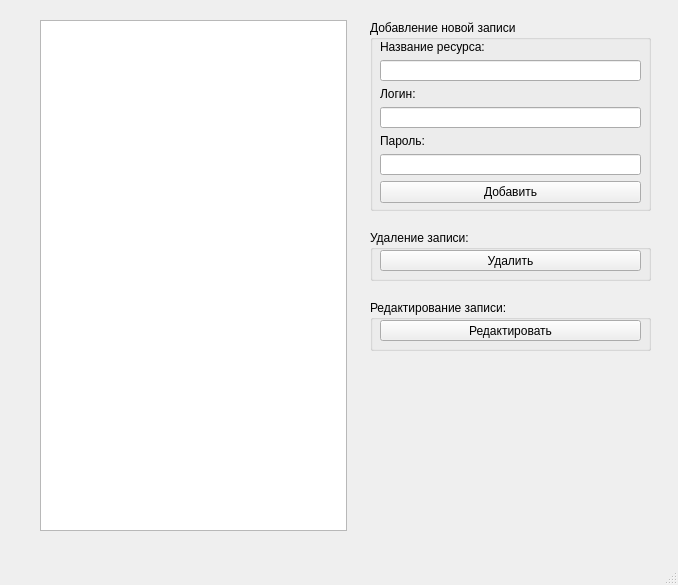
<?xml version="1.0" encoding="UTF-8"?>
<ui version="4.0">
 <class>MainWindow</class>
 <widget class="QMainWindow" name="MainWindow">
  <property name="geometry">
   <rect>
    <x>0</x>
    <y>0</y>
    <width>678</width>
    <height>585</height>
   </rect>
  </property>
  <property name="windowTitle">
   <string>MainWindow</string>
  </property>
  <widget class="QWidget" name="centralwidget">
   <widget class="QTableView" name="tableView">
    <property name="geometry">
     <rect>
      <x>40</x>
      <y>20</y>
      <width>307</width>
      <height>511</height>
     </rect>
    </property>
    <property name="horizontalScrollBarPolicy">
     <enum>Qt::ScrollBarAlwaysOff</enum>
    </property>
   </widget>
   <widget class="QGroupBox" name="groupBox">
    <property name="geometry">
     <rect>
      <x>370</x>
      <y>20</y>
      <width>281</width>
      <height>191</height>
     </rect>
    </property>
    <property name="title">
     <string>Добавление новой записи</string>
    </property>
    <widget class="QWidget" name="layoutWidget">
     <property name="geometry">
      <rect>
       <x>10</x>
       <y>20</y>
       <width>261</width>
       <height>164</height>
      </rect>
     </property>
     <layout class="QVBoxLayout" name="verticalLayout">
      <item>
       <widget class="QLabel" name="label_3">
        <property name="text">
         <string>Название ресурса:</string>
        </property>
       </widget>
      </item>
      <item>
       <widget class="QLineEdit" name="lineEdit_name"/>
      </item>
      <item>
       <widget class="QLabel" name="label_2">
        <property name="text">
         <string>Логин:</string>
        </property>
       </widget>
      </item>
      <item>
       <widget class="QLineEdit" name="lineEdit_login"/>
      </item>
      <item>
       <widget class="QLabel" name="label">
        <property name="text">
         <string>Пароль:</string>
        </property>
       </widget>
      </item>
      <item>
       <widget class="QLineEdit" name="lineEdit_pswd">
        <property name="echoMode">
         <enum>QLineEdit::Password</enum>
        </property>
       </widget>
      </item>
      <item>
       <widget class="QPushButton" name="addNewAcc_button">
        <property name="text">
         <string>Добавить</string>
        </property>
       </widget>
      </item>
     </layout>
    </widget>
   </widget>
   <widget class="QGroupBox" name="groupBox_2">
    <property name="geometry">
     <rect>
      <x>370</x>
      <y>230</y>
      <width>281</width>
      <height>51</height>
     </rect>
    </property>
    <property name="title">
     <string>Удаление записи:</string>
    </property>
    <widget class="QPushButton" name="pushButton">
     <property name="geometry">
      <rect>
       <x>10</x>
       <y>20</y>
       <width>261</width>
       <height>21</height>
      </rect>
     </property>
     <property name="text">
      <string>Удалить</string>
     </property>
    </widget>
   </widget>
   <widget class="QGroupBox" name="groupBox_3">
    <property name="geometry">
     <rect>
      <x>370</x>
      <y>300</y>
      <width>281</width>
      <height>51</height>
     </rect>
    </property>
    <property name="title">
     <string>Редактирование записи:</string>
    </property>
    <widget class="QPushButton" name="changeRecord">
     <property name="geometry">
      <rect>
       <x>10</x>
       <y>20</y>
       <width>261</width>
       <height>21</height>
      </rect>
     </property>
     <property name="text">
      <string>Редактировать</string>
     </property>
    </widget>
   </widget>
  </widget>
  <widget class="QMenuBar" name="menubar">
   <property name="geometry">
    <rect>
     <x>0</x>
     <y>0</y>
     <width>678</width>
     <height>20</height>
    </rect>
   </property>
  </widget>
  <widget class="QStatusBar" name="statusbar"/>
 </widget>
 <resources/>
 <connections/>
</ui>
